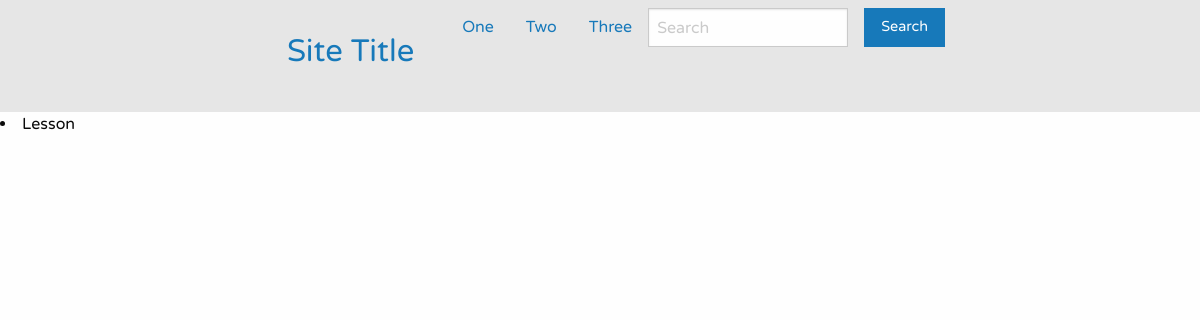
The app's page /study/subject/English/, older data.
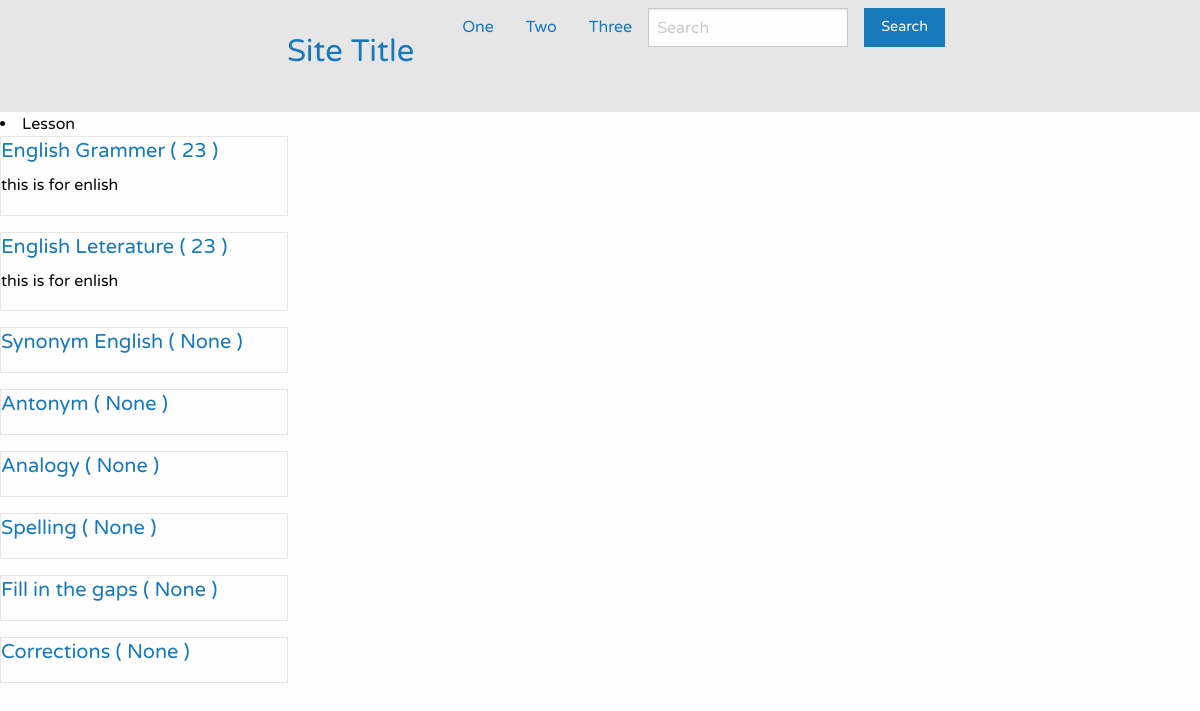
The same page, newer data.
### study/models.py (models this page shows, shortened)
class Lesson(models.Model):
    lesson_name = models.CharField(max_length=200, unique=True)
    lesson_for = models.ForeignKey(Syllabus,
                                   related_name='belongs_to_subject',
                                   on_delete=models.SET(get_sentinel_user))
    created_by = models.ForeignKey(settings.AUTH_USER_MODEL, on_delete=models.SET(get_sentinel_user))
    updated_by = models.ForeignKey(settings.AUTH_USER_MODEL,
                                   related_name='updated_user',
                                   on_delete=models.SET(get_sentinel_user),
                                   null=True, blank=True)
    number_for_subject = models.IntegerField(null=True, blank=True)
    description = models.TextField(null=True, blank=True)

### study/views.py (the view)
# urls.py: path('subject/<subject>/', LessonListView.as_view(), name='lesson_list'),
class LessonListView(ListView):
    template_name = 'study/lesson_by_subject.html'
    def get_queryset(self):
        self.syllabus = get_object_or_404(Syllabus, subject=self.kwargs['subject'])
        return Lesson.objects.filter(lesson_for=self.syllabus)

### templates/study/lesson_by_subject.html
{% extends "base.html" %}
{% block breadcrumb %}
<li class="breadcrumb-item active">Lesson</li>
{% endblock %}
{% block content %}
<div class="container">
    <div class="row">
        {% for lesson in object_list %}
        <div class="col-sm">
            <div class="card" style="width: 18rem;">
                <div class="card-body">
                    <a href="{% url 'reading_list' lesson.lesson_name %}">
                        <h5 class="card-title">{{ lesson.lesson_name }} ( {{lesson.number_for_subject}} )</h5>
                    </a>
                    <p class="card-text">{{lesson.description}}</p>
                </div>
            </div>
        </div>
        {% endfor %}
    </div>
</div>
{% endblock %}

Row changes from the older to the newer data that the page shows:
added Lesson: lesson_name "English Grammer", number_for_subject "23", description "this is for enlish"
added Lesson: lesson_name "English Leterature", number_for_subject "23", description "this is for enlish"
added Lesson: lesson_name "Synonym English", number_for_subject "None"
added Lesson: lesson_name "Antonym", number_for_subject "None"
added Lesson: lesson_name "Analogy", number_for_subject "None"
added Lesson: lesson_name "Spelling", number_for_subject "None"
added Lesson: lesson_name "Fill in the gaps", number_for_subject "None"
added Lesson: lesson_name "Corrections", number_for_subject "None"
